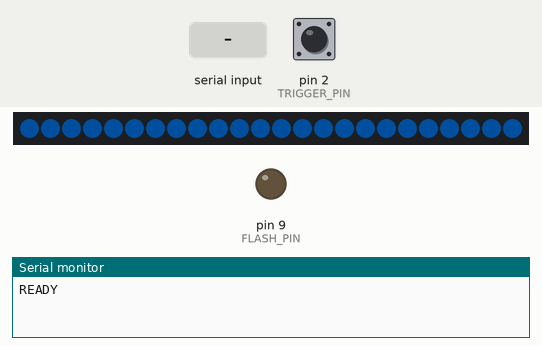
Simulated run of this sketch. Board: Arduino Nano, built with avr-gcc and run on an emulated ATmega328P. Parts: 24 RGB LEDs in strip order, left to right, output pins drawn as LEDs (lit = HIGH), the last lines printed to the serial monitor. Inputs (shaded band) come from the test bench; at power-on: pin 2 (TRIGGER_PIN) HIGH. Dim RGB values are drawn brighter than linear.

Above: at 1.75 s.
1.8 s: "LED:FLASH\n" received over Serial
At 2.7 s:
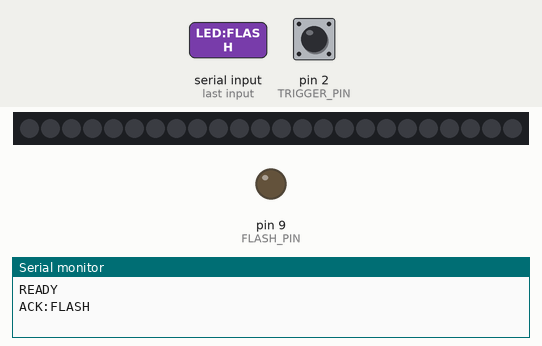
3.5 s: "LED:IDLE\n" received over Serial
At 5.62 s:
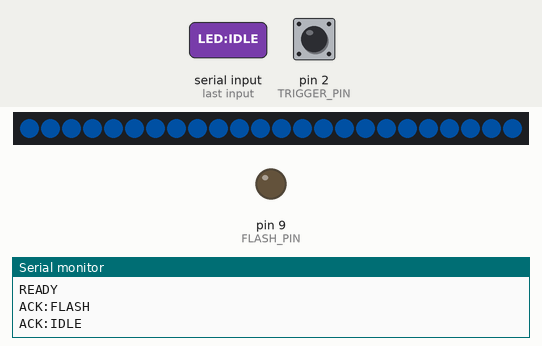
5.7 s: "LED:OFF\n" received over Serial
At 6.6 s:
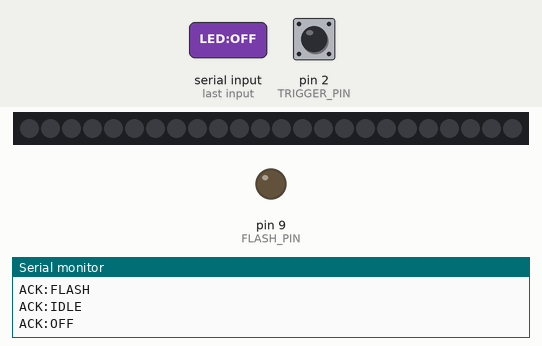
Timing chart, 0 to 8.2 s (numbered marks = the images above; inputs shaded):
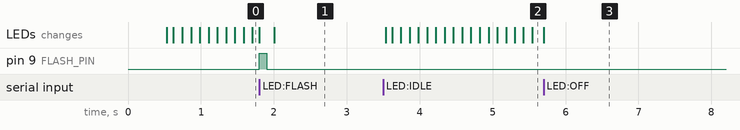

Measured:
- after the input at 1.8 s, pin 9 (FLASH_PIN): LOW → HIGH at once, → LOW 0.10 s later; the LEDs: first change at once (image 1 shows a later state)
- after the input at 3.5 s, the LEDs: first change at once (image 2 shows a later state)
- after the input at 5.7 s, the LEDs: change at once (image 3)

The sketch:

controller.ino
```cpp
/*
 * Open-Imagebox Controller Firmware
 *
 * Arduino-based controller for photo booth hardware.
 * Based on self-o-mat controller design.
 *
 * Features:
 * - Trigger button input
 * - NeoPixel LED ring for countdown and flash
 * - Serial communication with Raspberry Pi
 *
 * Hardware:
 * - Arduino Nano or compatible
 * - Push button (connected to TRIGGER_PIN)
 * - WS2812B LED ring (connected to LED_PIN)
 *
 * Serial Protocol (115200 baud):
 * Commands from Pi:
 *   LED:COUNTDOWN:n  - Start n-second countdown animation
 *   LED:FLASH        - Trigger flash
 *   LED:OFF          - Turn off LEDs
 *   LED:IDLE         - Show idle animation
 *   LED:BRIGHTNESS:n - Set brightness (0-255)
 *
 * Commands to Pi:
 *   TRIGGER          - Button was pressed
 *   READY            - Controller is ready
 */

#include <Adafruit_NeoPixel.h>

// Pin definitions
#define TRIGGER_PIN     2     // Button input (with internal pullup)
#define LED_PIN         6     // NeoPixel data pin
#define FLASH_PIN       9     // External flash trigger (optional)

// LED ring configuration
#define NUM_PIXELS      24    // Number of LEDs in ring
#define DEFAULT_BRIGHTNESS 255

// Timing
#define DEBOUNCE_MS     50    // Button debounce time
#define SERIAL_BAUD     115200

// Create NeoPixel object
Adafruit_NeoPixel strip(NUM_PIXELS, LED_PIN, NEO_GRB + NEO_KHZ800);

// State variables
bool buttonState = HIGH;
bool lastButtonState = HIGH;
unsigned long lastDebounceTime = 0;
unsigned long countdownStartTime = 0;
int countdownSeconds = 0;
bool countdownActive = false;
bool idleActive = false;
int idlePhase = 0;
unsigned long lastIdleUpdate = 0;

// Colors
uint32_t colorOff;
uint32_t colorCountdown;
uint32_t colorFlash;
uint32_t colorIdle;
uint32_t colorReady;

// Serial buffer
String serialBuffer = "";

void setup() {
  // Initialize serial
  Serial.begin(SERIAL_BAUD);

  // Initialize pins
  pinMode(TRIGGER_PIN, INPUT_PULLUP);
  pinMode(FLASH_PIN, OUTPUT);
  digitalWrite(FLASH_PIN, LOW);

  // Initialize NeoPixel strip
  strip.begin();
  strip.setBrightness(DEFAULT_BRIGHTNESS);
  strip.show();

  // Define colors
  colorOff = strip.Color(0, 0, 0);
  colorCountdown = strip.Color(255, 165, 0);    // Orange
  colorFlash = strip.Color(255, 255, 255);      // White
  colorIdle = strip.Color(0, 100, 255);         // Blue
  colorReady = strip.Color(0, 255, 0);          // Green

  // Show ready state
  showReady();

  // Send ready message
  Serial.println("READY");
}

void loop() {
  // Check for serial commands
  handleSerial();

  // Handle button input
  handleButton();

  // Update animations
  if (countdownActive) {
    updateCountdown();
  } else if (idleActive) {
    updateIdle();
  }
}

void handleSerial() {
  while (Serial.available() > 0) {
    char c = Serial.read();

    if (c == '\n' || c == '\r') {
      if (serialBuffer.length() > 0) {
        processCommand(serialBuffer);
        serialBuffer = "";
      }
    } else {
      serialBuffer += c;
    }
  }
}

void processCommand(String command) {
  command.trim();
  command.toUpperCase();

  if (command.startsWith("LED:COUNTDOWN:")) {
    // Extract countdown seconds
    String value = command.substring(14);
    countdownSeconds = value.toInt();
    if (countdownSeconds > 0) {
      startCountdown(countdownSeconds);
      Serial.println("ACK:COUNTDOWN");
    }
  }
  else if (command == "LED:FLASH") {
    triggerFlash();
    Serial.println("ACK:FLASH");
  }
  else if (command == "LED:OFF") {
    ledOff();
    Serial.println("ACK:OFF");
  }
  else if (command == "LED:IDLE") {
    startIdle();
    Serial.println("ACK:IDLE");
  }
  else if (command.startsWith("LED:BRIGHTNESS:")) {
    String value = command.substring(15);
    int brightness = value.toInt();
    brightness = constrain(brightness, 0, 255);
    strip.setBrightness(brightness);
    strip.show();
    Serial.println("ACK:BRIGHTNESS");
  }
}

void handleButton() {
  int reading = digitalRead(TRIGGER_PIN);

  // Check for state change
  if (reading != lastButtonState) {
    lastDebounceTime = millis();
  }

  // Debounce
  if ((millis() - lastDebounceTime) > DEBOUNCE_MS) {
    if (reading != buttonState) {
      buttonState = reading;

      // Trigger on button press (LOW because of pullup)
      if (buttonState == LOW) {
        Serial.println("TRIGGER");
      }
    }
  }

  lastButtonState = reading;
}

void startCountdown(int seconds) {
  countdownSeconds = seconds;
  countdownStartTime = millis();
  countdownActive = true;
  idleActive = false;
}

void updateCountdown() {
  unsigned long elapsed = millis() - countdownStartTime;
  unsigned long totalMs = countdownSeconds * 1000UL;

  if (elapsed >= totalMs) {
    // Countdown complete
    countdownActive = false;
    return;
  }

  // Calculate how many LEDs should be on
  float progress = (float)elapsed / totalMs;
  int ledsOff = (int)(progress * NUM_PIXELS);
  int currentSecond = countdownSeconds - (elapsed / 1000);

  // Calculate brightness pulse within each second
  int msInSecond = elapsed % 1000;
  int pulse = 255;
  if (msInSecond < 100) {
    pulse = 255;  // Bright at start of each second
  } else {
    pulse = 150;  // Dimmer during countdown
  }

  // Update LEDs
  for (int i = 0; i < NUM_PIXELS; i++) {
    if (i < ledsOff) {
      strip.setPixelColor(i, colorOff);
    } else {
      // Apply pulse brightness
      uint8_t r = (uint8_t)((255 * pulse) / 255);
      uint8_t g = (uint8_t)((165 * pulse) / 255);
      uint8_t b = 0;
      strip.setPixelColor(i, strip.Color(r, g, b));
    }
  }
  strip.show();
}

void triggerFlash() {
  countdownActive = false;
  idleActive = false;

  // Full white flash
  for (int i = 0; i < NUM_PIXELS; i++) {
    strip.setPixelColor(i, colorFlash);
  }
  strip.show();

  // Trigger external flash
  digitalWrite(FLASH_PIN, HIGH);
  delay(100);
  digitalWrite(FLASH_PIN, LOW);

  // Keep LEDs on briefly
  delay(100);

  // Turn off
  ledOff();
}

void ledOff() {
  countdownActive = false;
  idleActive = false;

  for (int i = 0; i < NUM_PIXELS; i++) {
    strip.setPixelColor(i, colorOff);
  }
  strip.show();
}

void startIdle() {
  idleActive = true;
  countdownActive = false;
  idlePhase = 0;
  lastIdleUpdate = millis();
}

void updateIdle() {
  // Gentle breathing animation
  unsigned long now = millis();

  if (now - lastIdleUpdate < 30) {
    return;  // Update every 30ms
  }
  lastIdleUpdate = now;

  idlePhase = (idlePhase + 1) % 256;

  // Calculate breathing brightness
  int brightness;
  if (idlePhase < 128) {
    brightness = idlePhase;
  } else {
    brightness = 255 - idlePhase;
  }
  brightness = brightness / 4 + 20;  // Scale to 20-83 range

  // Apply to all LEDs with blue color
  for (int i = 0; i < NUM_PIXELS; i++) {
    strip.setPixelColor(i, strip.Color(0, brightness / 2, brightness));
  }
  strip.show();
}

void showReady() {
  // Quick green flash to show ready
  for (int i = 0; i < NUM_PIXELS; i++) {
    strip.setPixelColor(i, colorReady);
  }
  strip.show();
  delay(500);

  // Start idle animation
  startIdle();
}
```
